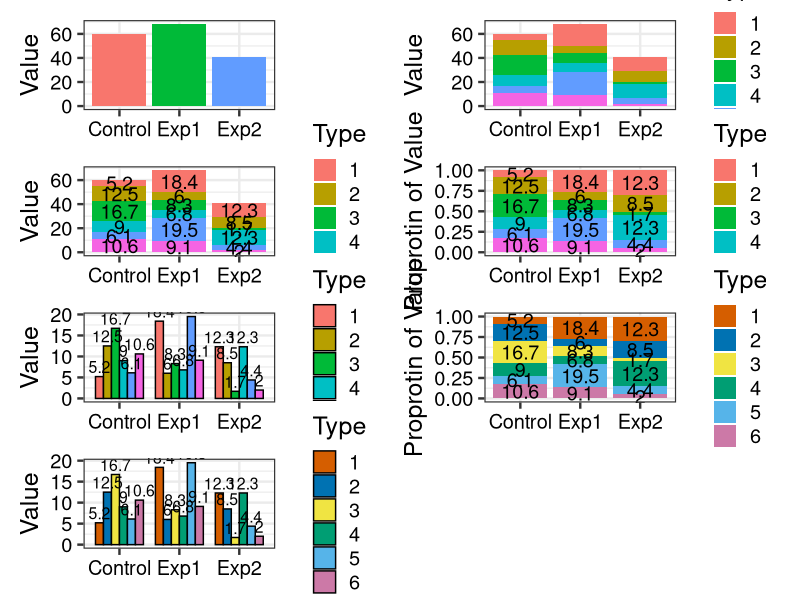

R code for this plot:
library(ggplot2)
library(patchwork)
data <- data.frame(Experiment=c(rep('Control',6),rep('Exp1',6),rep('Exp2',6)), Type=factor(c(rep(1:6,3))), Value=round(rnorm(18,10,4),digits = 1))
knitr::kable(head(data,10))
p1 = ggplot(data,aes(x=Experiment,y=Value, fill=Experiment))+ 
  geom_bar(stat='identity') + # identity: 加总 # sum(data[data$Experiment=="Control",]$Value)
  labs(x=NULL)+             #修改坐标轴标题
  theme_bw(base_size = 18)+ #自定义主题等
  theme(axis.text = element_text(colour = 'black'), legend.position = 'none')

p2 = ggplot(data,aes(x=Experiment,y=Value,fill=Type))+  #根据不同Type填充颜色
  geom_bar(stat = 'identity')+ 
  labs(x=NULL)+ 
  theme_bw(base_size = 18)+ 
  theme(axis.text = element_text(colour = 'black'))

p3 = ggplot(data,aes(x=Experiment,y=Value,fill=Type))+
  geom_bar(stat = 'identity')+
  geom_text(aes(label=Value), size=5, position = position_stack(vjust = 0.5))+ #添加Value的文本注释 #调整文本位置
  labs(x=NULL)+ 
  theme_bw(base_size = 18)+  
  theme(axis.text = element_text(colour = 'black'))

p4 = ggplot(data,aes(x=Experiment,y=Value,fill=Type))+
  geom_bar(stat = 'identity', position = 'fill')+  #标准化成每组总量为1，也可以表示各类别所占百分比，修改一下y轴刻度即可
  geom_text(aes(label=Value), size=5,position = position_fill(vjust = 0.5))+
  labs(x=NULL,y='Proprotin of Value')+ 
  theme_bw(base_size = 18)+  
  theme(axis.text = element_text(colour = 'black'))

p5 = ggplot(data,aes(x=Experiment,y=Value,fill=Type))+
  geom_bar(stat = 'identity', position = 'dodge', width = 0.8, color='black')+ #设置柱子宽度,使变量之间分开 #柱状图位置并排: #使用position=position_dodge(width=0.9),可使组内柱子间隔,自行试一下。
  geom_text(aes(label=Value),size=4, position = position_dodge(width = 0.8), vjust=-0.3)+    #调节注释高度 #相应的注释宽度也调整
  labs(x=NULL)+ 
  theme_bw(base_size = 18)+  
  theme(axis.text = element_text(colour = 'black'))

p6 = ggplot(data,aes(x=Experiment,y=Value,fill=Type))+
  geom_bar(stat = 'identity',position = 'fill')+
  geom_text(aes(label=Value), size=5, position = position_fill(vjust = 0.5))+
  labs(x=NULL,y='Proprotin of Value')+ 
  theme_bw(base_size = 18)+  
  theme(axis.text = element_text(colour = 'black'))+
  #红绿色盲人群友好的颜色设置：
  scale_fill_manual(values = rep(c('#D55E00','#0072B2','#F0E442','#009E73','#56B4E9','#CC79A7'),3)) #rep()函数重复作用，这里重复这组颜色3次

p7 = ggplot(data,aes(x=Experiment,y=Value,fill=Type))+
  geom_bar(stat = 'identity', position = 'dodge', width = 0.8,color='black')+        
  geom_text(aes(label=Value),size=4,position = position_dodge(width = 0.8), vjust=-0.3)+ 
  labs(x=NULL)+ 
  theme_bw(base_size = 18)+  
  theme(axis.text = element_text(colour = 'black'))+
  scale_fill_manual(values = rep(c('#D55E00','#0072B2','#F0E442','#009E73','#56B4E9','#CC79A7'),3))


design <- "AB
           CD
           EF
           G#"
# design <- "AB
# CD
# EF
# GG"
pdf("test.test.pdf", width=14, height = 12)
wrap_plots(A = p1, B = p2, C = p3, D = p4, E = p5, F = p6, G = p7, design = design)
dev.off()
